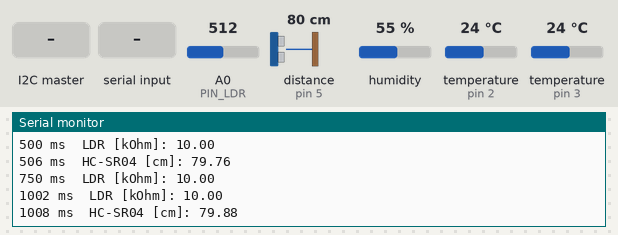
The sketch below on a simulated Arduino Uno, built with avr-gcc and run on an emulated ATmega328P. Shown: the last lines printed to the serial monitor. Wiring (inferred from the names in the program): ultrasonic range finder: trigger pin 4; echo pin 5. The inputs (shaded band) are chosen by the test bench; at power-on: distance to the obstacle (sensor on pin 5) 80 cm, humidity 55 %, temperature (sensors on pin 2, pin 3) 24 °C, A0 (PIN_LDR) = 512. The echo pulse lasts 58.3 µs per cm.

Above: at 1.2 s.
1.3 s: distance to the obstacle (sensor on pin 5) set to 2 cm
At 1.43 s:
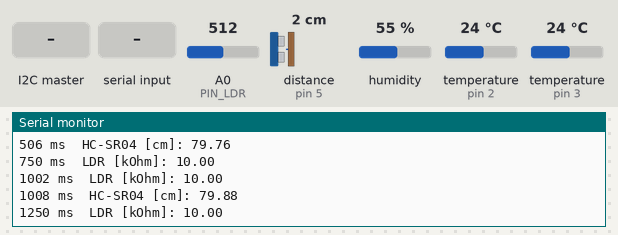
3.5 s: humidity set to 22 %
At 3.69 s:
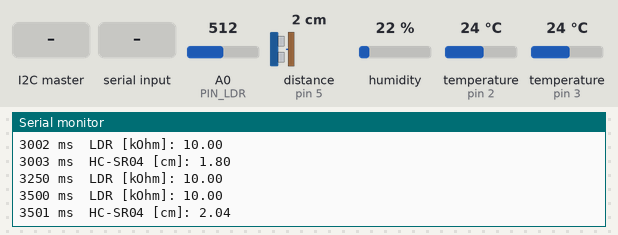
5.0 s: temperature (sensor on pin 2) set to 12 °C
At 5.69 s:
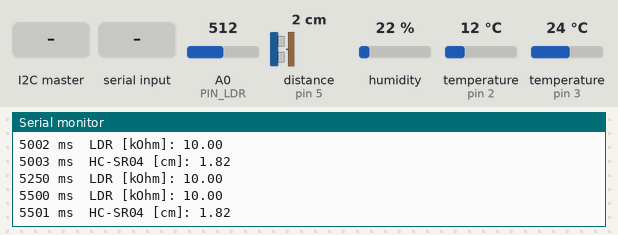
6.5 s: A0 (PIN_LDR) set to 716
At 6.69 s:
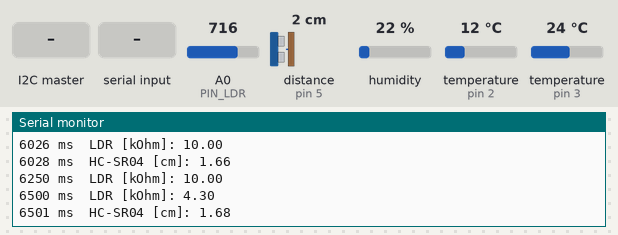
8.0 s: the I2C master sends the byte 0
At 8.69 s:
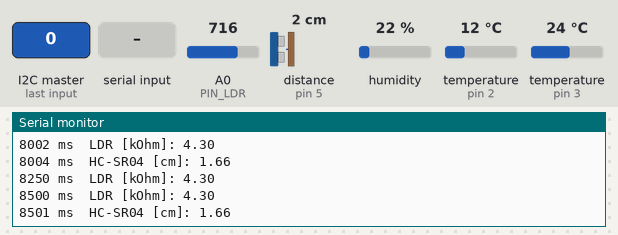
9.5 s: "90,45\n" received over Serial
At 9.69 s:
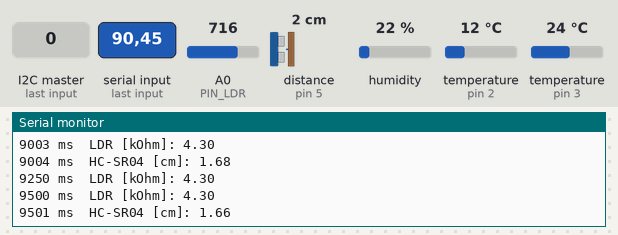
Timing chart, 0 to 12.0 s (numbered marks = the images above; inputs shaded):
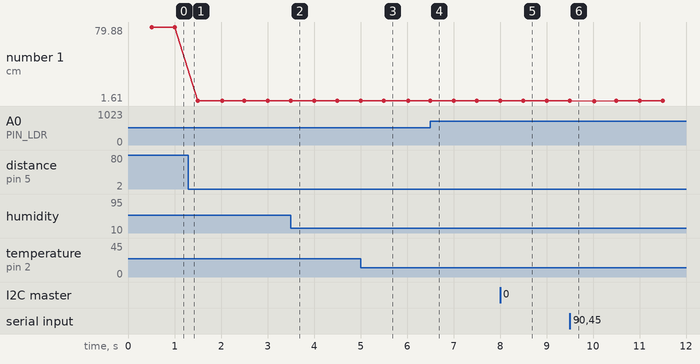

The sketch:

nodo_edge.ino
```cpp
#include <Wire.h> // bus I2C con el ESP8266
#include <OneWire.h> // protocolo 1-Wire del DS18B20
#include <DallasTemperature.h> // libreria del DS18B20
#include <DHT.h> // libreria del DHT11 (Adafruit)

const uint8_t DIR_I2C = 0x08; // direccion del Arduino como esclavo
const uint8_t PIN_DS = 2; // dato del DS18B20
const uint8_t PIN_DHT = 3; // dato del DHT11
const uint8_t PIN_TRIG = 4; // Trig del HC-SR04
const uint8_t PIN_ECHO = 5; // Echo del HC-SR04
const uint8_t PIN_LDR = A0; // divisor de la LDR

const uint8_t CMD_SET_PERIOD = 0x01; // ESP escribe un periodo nuevo
const uint8_t CMD_GET_DATA = 0x02; // ESP pide los promedios
const uint8_t CMD_GET_CONFIG = 0x03; // ESP pide los periodos vigentes

const uint8_t N_SENS = 4; // 0 temp, 1 humedad, 2 LDR, 3 distancia
const uint32_t PERIODO_MIN[N_SENS] = {750, 2000, 10, 60}; // minimo de cada sensor en ms
const uint32_t PERIODO_MAX = 3600000UL; // maximo para cualquier sensor: 1 hora
const float RF = 10.0; // resistencia fija del divisor en kOhm (medirla con el tester)
const unsigned long TIMEOUT_ECO = 25000UL; // espera maxima del eco en us (unos 4 m)
const bool DEBUG = true; // imprime cada lectura por el monitor serie

OneWire bus_ds(PIN_DS); // bus 1-Wire en D2
DallasTemperature ds(&bus_ds); // objeto del DS18B20
DHT dht(PIN_DHT, DHT11); // objeto del DHT11

uint32_t periodo[N_SENS] = {1000, 2000, 250, 500}; // periodos iniciales en ms
uint32_t ultimo[N_SENS] = {0, 0, 0, 0}; // ultima lectura de cada sensor
float suma[N_SENS] = {0, 0, 0, 0}; // acumulador para el promedio
uint16_t cuenta[N_SENS] = {0, 0, 0, 0}; // cantidad de muestras acumuladas (16 bits: la LDR a 10 ms junta 1000 en 10 s)

enum EstadoDS {DS_ESPERANDO, DS_CONVIRTIENDO}; // estados de la lectura del DS18B20
EstadoDS estado_ds = DS_ESPERANDO; // arranca esperando su turno
uint32_t t_pedido = 0; // momento en que se pidio la conversion
float t_aire = 20.0; // ultima temperatura, se usa para la velocidad del sonido

volatile uint8_t comando = CMD_GET_DATA; // ultimo comando recibido por I2C
volatile bool nueva_config = false; // hay un periodo nuevo para aplicar
volatile uint8_t pend_id = 0; // sensor al que se le cambia el periodo
volatile uint32_t pend_periodo = 0; // periodo nuevo en ms
uint8_t secuencia = 0; // contador de tramas enviadas

char linea[24]; // buffer para comandos por el monitor serie
uint8_t largo = 0; // caracteres cargados en el buffer

/* Inicializa los sensores, el bus I2C como esclavo y el monitor serie. */
void setup() {
  Serial.begin(115200); // monitor serie para depurar
  Wire.begin(DIR_I2C); // se une al bus como esclavo 0x08
  Wire.onReceive(alRecibir); // callback cuando el ESP escribe
  Wire.onRequest(alPedir); // callback cuando el ESP lee
  ds.begin(); // inicia el DS18B20
  ds.setResolution(12); // 12 bits, 0,0625 C
  ds.setWaitForConversion(false); // modo asincrono, no bloquea 750 ms
  dht.begin(); // inicia el DHT11
  pinMode(PIN_TRIG, OUTPUT); // Trig como salida
  pinMode(PIN_ECHO, INPUT); // Echo como entrada
  digitalWrite(PIN_TRIG, LOW); // Trig en reposo
  Serial.println(F("Nodo Edge listo. Comando de prueba: P <id> <ms>")); // aviso de arranque
}

/* Bucle principal sin delay(): cada sensor se lee cuando se cumple su periodo. */
void loop() {
  uint32_t ahora = millis(); // tiempo actual
  aplicarConfig(); // aplica un periodo nuevo si llego alguno
  leerSerie(); // revisa comandos de prueba por el monitor serie

  if (estado_ds == DS_ESPERANDO && ahora - ultimo[0] >= periodo[0]) { // le toca al DS18B20
    ds.requestTemperatures(); // pide la conversion y sigue de largo
    t_pedido = ahora; // guarda cuando se pidio
    estado_ds = DS_CONVIRTIENDO; // pasa a esperar el resultado
  }
  if (estado_ds == DS_CONVIRTIENDO && ahora - t_pedido >= 750) { // ya termino la conversion
    float t = ds.getTempCByIndex(0); // lee la temperatura
    if (t != DEVICE_DISCONNECTED_C) { // descarta lecturas fallidas
      t_aire = t; // actualiza la temperatura para el HC-SR04
      acumular(0, t); // suma al promedio
      mostrar("DS18B20 [C]", t); // imprime para depurar
    }
    ultimo[0] = t_pedido; // el periodo se cuenta desde el pedido, asi la conversion no lo alarga
    estado_ds = DS_ESPERANDO; // vuelve a esperar su turno
  }

  if (ahora - ultimo[1] >= periodo[1]) { // le toca al DHT11
    float h = dht.readHumidity(); // lee la humedad relativa
    if (!isnan(h)) { // descarta lecturas fallidas
      acumular(1, h); // suma al promedio
      mostrar("DHT11 [%HR]", h); // imprime para depurar
    }
    ultimo[1] = ahora; // marca la lectura
  }

  if (ahora - ultimo[2] >= periodo[2]) { // le toca a la LDR
    int n = analogRead(PIN_LDR); // lectura del ADC, 0 a 1023
    if (n > 0) { // evita dividir por cero con oscuridad total
      float r_ldr = RF * (1024.0 / n - 1.0); // resistencia de la LDR en kOhm
      acumular(2, r_ldr); // suma al promedio
      mostrar("LDR [kOhm]", r_ldr); // imprime para depurar
    }
    ultimo[2] = ahora; // marca la lectura
  }

  if (ahora - ultimo[3] >= periodo[3]) { // le toca al HC-SR04
    float d = medirDistancia(); // distancia en cm, negativa si no hubo eco
    if (d > 0) { // descarta mediciones sin eco
      acumular(3, d); // suma al promedio
      mostrar("HC-SR04 [cm]", d); // imprime para depurar
    }
    ultimo[3] = ahora; // marca la lectura
  }
}

/* Dispara el HC-SR04 y calcula la distancia compensando la velocidad del sonido con la temperatura. */
float medirDistancia() {
  digitalWrite(PIN_TRIG, LOW); // asegura el nivel bajo
  delayMicroseconds(2); // pausa corta antes del pulso
  digitalWrite(PIN_TRIG, HIGH); // inicio del pulso de disparo
  delayMicroseconds(10); // pulso de 10 us que pide la hoja de datos
  digitalWrite(PIN_TRIG, LOW); // fin del pulso
  unsigned long t = pulseIn(PIN_ECHO, HIGH, TIMEOUT_ECO); // duracion del eco en us, 0 si no volvio
  if (t == 0) return -1.0; // sin eco dentro del tiempo limite
  float v = 331.3 + 0.606 * t_aire; // velocidad del sonido en m/s
  return v * t * 1e-4 / 2.0; // ida y vuelta, pasado a cm
}

/* Suma una muestra al promedio del sensor, protegido de la interrupcion del I2C. */
void acumular(uint8_t i, float x) {
  noInterrupts(); // evita que el I2C lea a mitad de la suma
  if (cuenta[i] < 65535) { // la cuenta viaja en 2 bytes
    suma[i] += x; // acumula el valor
    cuenta[i]++; // una muestra mas
  }
  interrupts(); // vuelve a habilitar las interrupciones
}

/* Aplica en el loop el periodo que llego por I2C o por serie, respetando el minimo del sensor. */
void aplicarConfig() {
  if (!nueva_config) return; // no hay nada pendiente
  noInterrupts(); // copia los datos sin que cambien a mitad
  uint8_t id = pend_id; // sensor a modificar
  uint32_t p = pend_periodo; // periodo pedido
  nueva_config = false; // marca como atendido
  interrupts(); // vuelve a habilitar las interrupciones
  if (id >= N_SENS) return; // id invalido, se ignora
  if (p < PERIODO_MIN[id]) p = PERIODO_MIN[id]; // no baja del minimo del sensor
  if (p > PERIODO_MAX) p = PERIODO_MAX; // ni supera el maximo
  noInterrupts(); // el I2C no puede leer el periodo a medio escribir
  periodo[id] = p; // aplica el periodo nuevo
  suma[id] = 0; // borra la suma
  cuenta[id] = 0; // borra la cuenta
  interrupts(); // vuelve a habilitar las interrupciones
  Serial.print(F("Periodo del sensor ")); // confirma por serie
  Serial.print(id); // sensor modificado
  Serial.print(F(" = ")); // separador
  Serial.print(p); // periodo aplicado
  Serial.println(F(" ms")); // unidad
}

/* Callback de I2C cuando el ESP escribe: solo copia datos y levanta banderas. */
void alRecibir(int n) {
  if (n < 1) return; // trama vacia
  comando = Wire.read(); // primer byte es el comando
  if (comando == CMD_SET_PERIOD && n >= 6) { // comando + id + 4 bytes de periodo
    pend_id = Wire.read(); // sensor a modificar
    uint32_t p = 0; // arma el periodo
    for (uint8_t k = 0; k < 4; k++) p |= (uint32_t)Wire.read() << (8 * k); // little endian
    pend_periodo = p; // guarda el periodo pedido
    nueva_config = true; // avisa al loop
  }
  while (Wire.available()) Wire.read(); // descarta bytes sobrantes
}

/* Callback de I2C cuando el ESP lee: responde segun el ultimo comando recibido. */
void alPedir() {
  uint8_t trama[26]; // buffer de salida (maximo 32 en Wire)
  uint8_t largo_tx = 0; // bytes cargados
  if (comando == CMD_GET_CONFIG) { // pide los periodos vigentes
    memcpy(trama, periodo, 16); // 4 periodos uint32
    largo_tx = 16; // largo sin checksum
  } else { // por defecto manda los datos
    for (uint8_t i = 0; i < N_SENS; i++) { // un promedio por sensor
      float prom = cuenta[i] ? suma[i] / cuenta[i] : NAN; // NAN si no hubo muestras
      memcpy(&trama[4 * i], &prom, 4); // copia el float
      trama[16 + 2 * i] = cuenta[i] & 0xFF; // cantidad de muestras usadas, byte bajo
      trama[17 + 2 * i] = cuenta[i] >> 8; // byte alto
      suma[i] = 0; // reinicia el acumulador
      cuenta[i] = 0; // reinicia la cuenta
    }
    trama[24] = secuencia++; // contador de tramas
    largo_tx = 25; // largo sin checksum
  }
  uint8_t chk = 0; // checksum simple
  for (uint8_t k = 0; k < largo_tx; k++) chk += trama[k]; // suma de todos los bytes
  trama[largo_tx++] = chk; // agrega el checksum al final
  Wire.write(trama, largo_tx); // envia la trama
}

/* Lee el monitor serie sin bloquear. Formato: P <id> <ms>, para probar sin el ESP8266. */
void leerSerie() {
  while (Serial.available()) { // procesa lo que haya llegado
    char c = Serial.read(); // lee un caracter
    if (c == '\n' || c == '\r') { // fin de linea
      linea[largo] = '\0'; // cierra el string
      int id; // sensor
      long ms; // periodo
      if (largo > 0 && sscanf(linea, "P %d %ld", &id, &ms) == 2) { // formato valido
        pend_id = id; // sensor a modificar
        pend_periodo = ms; // periodo pedido
        nueva_config = true; // lo aplica el loop
      }
      largo = 0; // vacia el buffer
    } else if (largo < sizeof(linea) - 1) { // hay lugar en el buffer
      linea[largo++] = c; // guarda el caracter
    }
  }
}

/* Imprime una lectura con su marca de tiempo, para ver el muestreo asincrono. */
void mostrar(const char *nombre, float x) {
  if (!DEBUG) return; // depuracion apagada
  Serial.print(millis()); // marca de tiempo
  Serial.print(F(" ms  ")); // separador
  Serial.print(nombre); // sensor
  Serial.print(F(": ")); // separador
  Serial.println(x, 2); // valor con 2 decimales
}
```

Measured:
- after the input at 6.5 s, the serial monitor: prints a new line at once (image 4)
- after the input at 8.0 s, the serial monitor: prints a new line at once (image 5)
- after the input at 9.5 s, the serial monitor: prints a new line at once (image 6)
- plotted number 1: 79.88 → 1.8 after the input at 1.3 s, 1.82 → 1.66 after the input at 5.0 s, 1.66 → 1.68 after the input at 6.5 s
